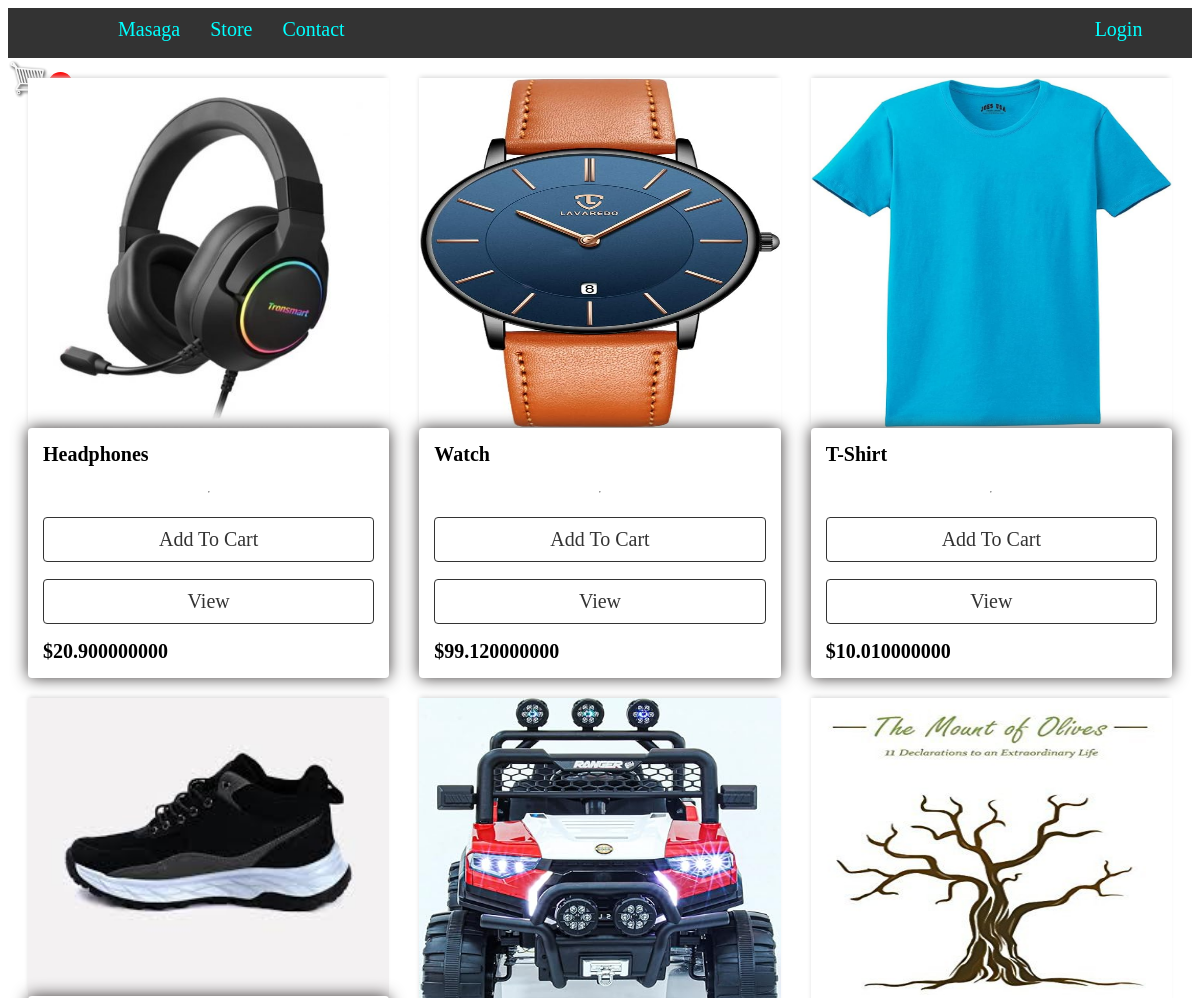
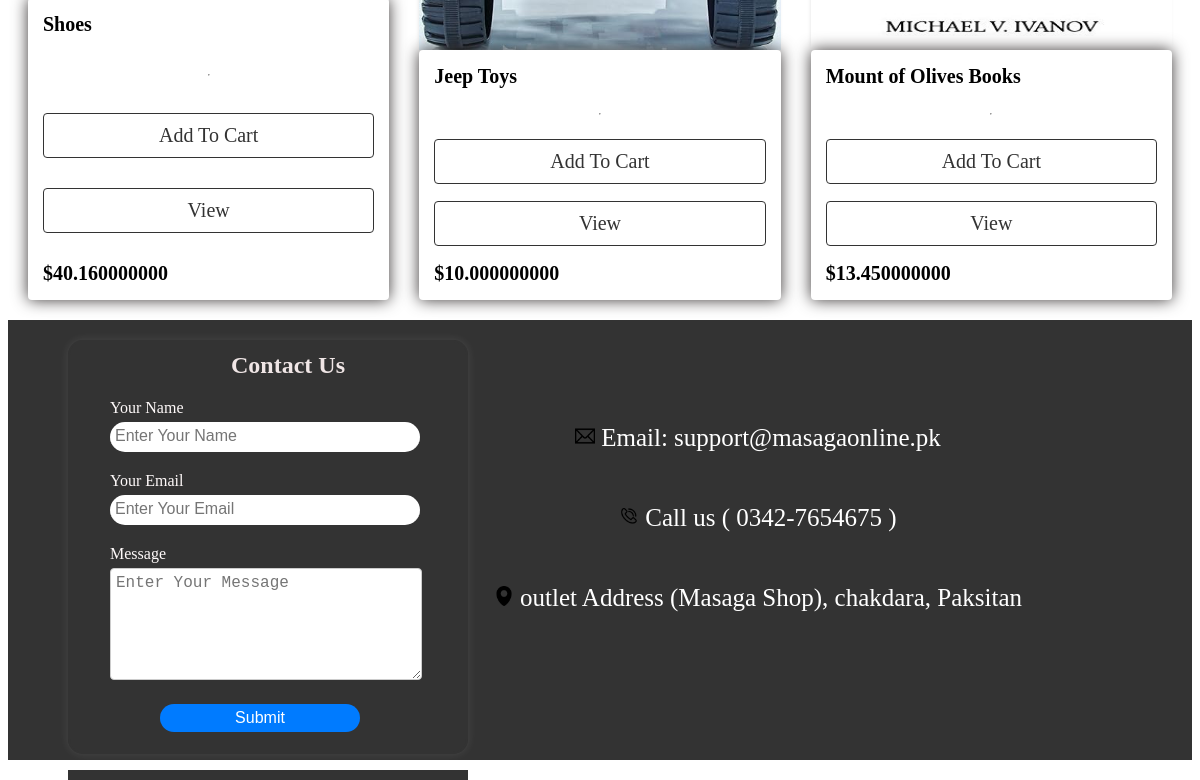
The page / on the database its author committed (2 pictures, top to bottom).
### home/models.py (models this page shows, shortened)
class Product(models.Model):
    name = models.CharField(max_length=200, null=True)
    price = models.DecimalField(max_digits=999, decimal_places=9)
    digital = models.BooleanField(default=False, null=True, blank=True)
    image = models.ImageField(null=True, blank=True)
    @property
    def imageURL(self):
        try:
            url = self.image.url
        except:
            url = ''
        return url

### home/views.py (the view)
# urls.py: path('', views.store, name="store"),
def store(request):
    if request.user.is_authenticated:
        customer = request.user.customer
        order, created = Order.objects.get_or_create(customer=customer, complete=False)
        items = order.orderitem_set.all
        cartItems = order.get_cart_items
    else:
        items = []
        order = {'get_cart_total':0, 'get_cart_items':0, 'shipping' : False}
        cartItems = order['get_cart_items']
    products = Product.objects.all
    context = {'products' :products, 'cartItems': cartItems}
    return render(request , 'index.html', context)

### template/index.html (shortened to what this page needs)
{% load static %}
<!DOCTYPE html>
<html lang="en">
<head>
    <link rel="stylesheet" href="{% static 'css/main.css' %}">
</head>
<body>
  <header>
    <div class="menu">
      <div class="logo">
      </div>
      <div class="home">
        <a href="{% url 'store' %}">Masaga</a>
      </div>
      <div class="Store">
        <a href="{% url 'store' %}">Store</a>
      </div>
      <div class="contact">
        <a href="#contact">Contact</a>
      </div>
      <div class="login">
        <a href="#">Login</a>
      </div>
      <div class="cart">
        <a href="{% url 'cart' %}">
         </a>
      </div>
      <div class="cart-total">
        <p id="cart-total">{{ cartItems }}</p>
      </div>
    </div>
  </header>
    <div class="row">
      {% for product in products %}
      <div class="col">
          <img class="thumbnail" src="{{product.imageURL}}" alt="">
          <div class="box-element">
              <h6><strong>{{product.name}}</strong></h6>
              <hr>
              <button data-product="{{product.id}}" data-action="add" id="add_to_cart" class="update-card">Add To Cart</button>
              <a href="#" id="view">View</a>
              <h4><strong>${{product.price}}</strong></h4>
          </div>
      </div>
      {% endfor %}
  </div>
  <section id="contact">
    <footer class="footer">
        <div class="left-side">
          <div class="contact1">
            <div class="contact-form" id="contact">
              <h2>Contact Us</h2>
              <form method="POST" action="{% url 'contact' %}">
                <div class="form-group1">
                  <label for="name">Your Name</label>
                  <input type="text" id="name" placeholder="Enter Your Name " name="name" required>
                </div>
                <div class="form-group1">
                  <label for="email">Your Email</label>
                  <input type="email" id="email" placeholder="Enter Your Email" name="email" required>
                </div>
                <div class="form-group1">
                  <label for="message">Message</label>
                  <textarea id="message" name="message" placeholder="Enter Your Message" required></textarea>
                </div>
                <div class="form-group1">
                  <button type="submit" name="submit">Submit</button>
                </div>
              </form>
            </div>
            <div class="message">
              <p style="color: greenyellow; background-color: #333; padding: 5px;">{{Message}}</p>
            </div>
          </div>
        </div>
        <div class="middle-section">
            <div class="contact-info">
                <p><img src="{% static 'image/email.png' %}" alt="Email Icon" width="20" height="20"> Email: support@masagaonline.pk</p>
                <p><img src="{% static 'image/phone.png' %}" alt="Phone Icon" width="20" height="20"> Call us ( 0342-7654675 )</p>
                <p><img src="{% static 'image/adress.png' %}" alt="Address Icon" width="20" height="20"> outlet Address (Masaga Shop),
                  chakdara,
                    Paksitan</p>
            </div>
        </div>
    </footer>
</section>
</body>
</html>

### static/css/main.css (style rules this page uses)
.menu { width: auto; height: 50px; background-color: #333; display: flex; flex-wrap: wrap; }
.logo { margin-left: 10px; width: 80px; height: 50px; background-image: url('/image/logo.jpeg'); background-size: cover; background-position: center; background-repeat: no-repeat; border-radius: 50%; margin-right: 20px; }
.home { font-family: 'Times New Roman', Times, serif; font-size: 20px; width: auto; height: 40px; padding-top: 10px; margin-right: 30px; }
.home a { text-decoration: none; color: aqua; }
.Store { font-family: 'Times New Roman', Times, serif; font-size: 20px; width: auto; height: 40px; padding-top: 10px; margin-right: 30px; }
.Store a { text-decoration: none; color: aqua; }
.contact { font-family: 'Times New Roman', Times, serif; font-size: 20px; width: auto; height: 40px; padding-top: 10px; margin-right: 750px; }
.contact a { text-decoration: none; color: aqua; }
.login { font-family: 'Times New Roman', Times, serif; font-size: 20px; width: auto; height: 40px; padding-top: 10px; margin-right: 40px; }
.login a { text-decoration: none; color: aqua; }
.cart { width: auto; height: 40px; }
.cart-total { width: auto; height: 40px; padding-bottom: 20px; margin-bottom: 20px; }
#cart-total { display: flex; justify-content: center; align-items: center; text-align: center; color:#fff; background-color: red; width: 25px; height: 25px; border-radius: 50%; font-size: 14px; }
.row { display: flex; flex-wrap: wrap; justify-content: space-between; margin-top: 20px; margin-left: 20px; margin-right: 20px; }
.col { width: calc(33.333% - 20px); margin-bottom: 20px; display: flex; flex-direction: column; height: 600px; }
.box-element { box-shadow: hsl(0, 3%, 22%) 0 0 16px; background-color: #fff; border-radius: 4px; padding: 15px; display: flex; flex-direction: column; height: 100%; justify-content: space-between; }
.thumbnail { width: 100%; height: 350px; -webkit-box-shadow: -1px -3px 5px -2px rgba(214, 214, 214, 1); -moz-box-shadow: -1px -3px 5px -2px rgba(214, 214, 214, 1); box-shadow: -1px -3px 5px -2px rgba(214, 214, 214, 1); }
.box-element h6 { font-size: 20px; margin: 0; }
.box-element button { border: 1px solid #333; border-radius: 4px; background-color: #fff; font-family: 'Times New Roman', Times, serif; font-size: 20px; padding: 10px; margin: 0; color: #333; }
.box-element a { border: 1px solid #333; border-radius: 4px; background-color: #fff; font-family: 'Times New Roman', Times, serif; font-size: 20px; padding: 10px; color: #333; text-align: center; }
.box-element h4 { float: right; margin: 0; font-size: 20px; font-weight: bold; }
a { color: #007bff; text-decoration: none; }
.footer { background-color: #333; color: #fff; padding: 20px; display: flex; justify-content: space-between; }
.contact1 { width: 400px; height: 400px; padding-left: 40px; }
.contact-form { max-width: 400px; padding-left: 40px; border: 2px solid #333; border-radius: 15px; box-shadow: 0 0 10px rgba(255, 255, 255, 0.1); }
.contact-form h2 { margin-top: 10px; text-align: center; margin-bottom: 20px; color: #f0e6e6; font-family: 'Times New Roman', Times, serif; }
.form-group1 { position: relative; margin-bottom: 20px; }
.form-group1 input { width: 300px; padding: 5px; font-size: 16px; border: none; border-bottom: 2px solid #ffffff; border-radius: 15px; }
.form-group1 label { display: block; margin-bottom: 5px; color: #fffafa; }
.form-group1 textarea { width: 300px; padding: 5px; font-size: 16px; border: 1px solid #ccc; border-radius: 4px; resize: vertical; min-height: 100px; }
.form-group1 button { display: block; width: 200px; margin-left: 50px; padding: 5px; font-size: 16px; color: #fff; background-color: #007bff; border: none; border-radius: 20px; cursor: pointer; }
.contact-info { padding-right: 150px; margin-top: 60px; text-align: center; line-height: 3.0; }
.contact-info p { font-size: 25px; margin: 5px 0; }
label { display: block; margin-bottom: 5px; }
input { width: 100%; padding: 10px; border: 1px solid #ccc; border-radius: 4px; }
button { background-color: #4CAF50; color: white; padding: 10px 20px; border: none; border-radius: 4px; cursor: pointer; }

### rows shown on the page
Product: imageURL (picture), name "Headphones", price "20.900000000"
Product: imageURL (picture), name "Watch", price "99.120000000"
Product: imageURL (picture), name "T-Shirt", price "10.010000000"
Product: imageURL (picture), name "Shoes", price "40.160000000"
Product: imageURL (picture), name "Jeep Toys", price "10.000000000"
Product: imageURL (picture), name "Mount of Olives Books", price "13.450000000"
